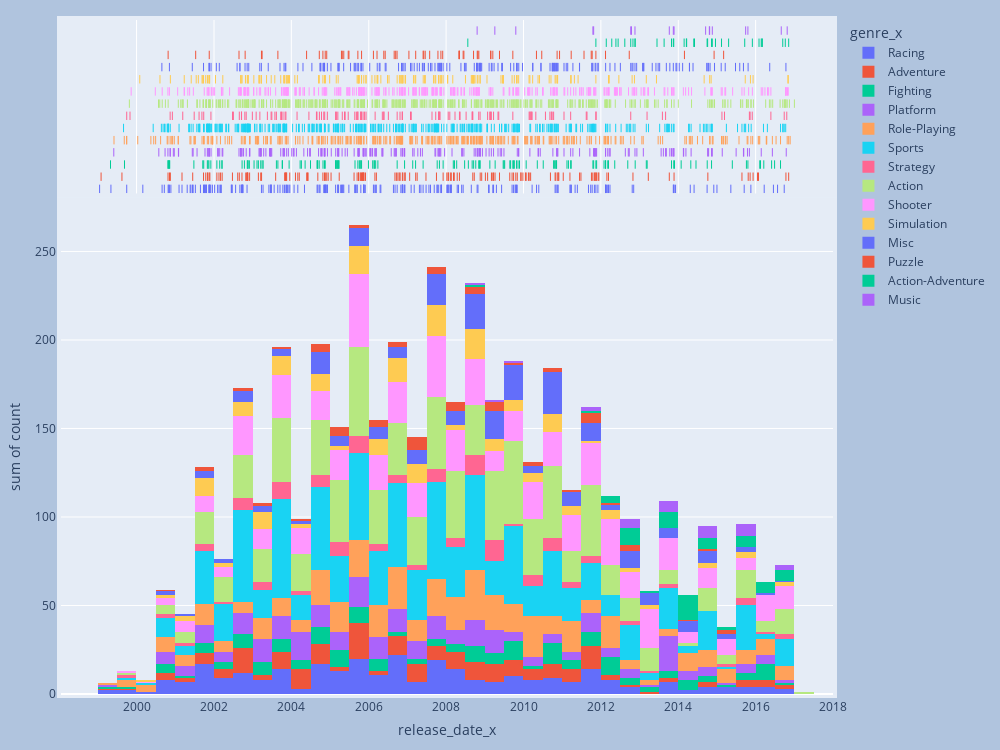

The code cell stored with this chart in its notebook:
### Code cell
# x = np.random.randn(1000)
# hist_data = vg_df["release_date_x"]
# group_labels = ['distplot'] # name of the dataset

# fig = ff.create_distplot([rls_dt_ct["rls_dt_ct"]])
# fig.show()

# df = px.data.tips()
# fig = px.histogram(df, x="total_bill", y="tip", color="sex", marginal="rug",
#                    hover_data=df.columns)
# fig.show()

fig = px.histogram(rls_dt_genre_ct, x="release_date_x", y='count', color="genre_x", marginal="rug")
fig.update_layout(
    autosize=False,
    width=1000,
    height=750,
    margin=dict(
        l=35,
        r=10,
        b=30,
        t=20,
        pad=4
    ),
    paper_bgcolor="LightSteelBlue",
)
fig.show()

### Figure 1 — Plotly figure (JSON) as saved in the notebook; plotly's stock layout.template omitted (floating-point values rounded to 4 significant figures; data arrays with more than 128 entries replaced by an {"elided": "..."} marker saying what was removed)
{"data": [{"alignmentgroup": "True", "bingroup": "x", "histfunc": "sum", "hovertemplate": "genre_x=Racing<br>release_date_x=%{x}<br>sum of count=%{y}<extra></extra>", "legendgroup": "Racing", "marker": {"color": "#636efa"}, "name": "Racing", "offsetgroup": "Racing", "orientation": "v", "showlegend": true, "type": "histogram", "x": {"elided": "201 str values"}, "xaxis": "x", "y": {"elided": "201 int values"}, "yaxis": "y"}, {"alignmentgroup": "True", "boxpoints": "all", "fillcolor": "rgba(255,255,255,0)", "hoveron": "points", "hovertemplate": "genre_x=Racing<br>release_date_x=%{x}<extra></extra>", "jitter": 0, "legendgroup": "Racing", "line": {"color": "rgba(255,255,255,0)"}, "marker": {"color": "#636efa", "symbol": "line-ns-open"}, "name": "Racing", "offsetgroup": "Racing", "showlegend": false, "type": "box", "x": {"elided": "201 str values"}, "xaxis": "x2", "yaxis": "y2"}, {"alignmentgroup": "True", "bingroup": "x", "histfunc": "sum", "hovertemplate": "genre_x=Adventure<br>release_date_x=%{x}<br>sum of count=%{y}<extra></extra>", "legendgroup": "Adventure", "marker": {"color": "#EF553B"}, "name": "Adventure", "offsetgroup": "Adventure", "orientation": "v", "showlegend": true, "type": "histogram", "x": {"elided": "147 str values"}, "xaxis": "x", "y": {"elided": "147 int values"}, "yaxis": "y"}, {"alignmentgroup": "True", "boxpoints": "all", "fillcolor": "rgba(255,255,255,0)", "hoveron": "points", "hovertemplate": "genre_x=Adventure<br>release_date_x=%{x}<extra></extra>", "jitter": 0, "legendgroup": "Adventure", "line": {"color": "rgba(255,255,255,0)"}, "marker": {"color": "#EF553B", "symbol": "line-ns-open"}, "name": "Adventure", "offsetgroup": "Adventure", "showlegend": false, "type": "box", "x": {"elided": "147 str values"}, "xaxis": "x2", "yaxis": "y2"}, {"alignmentgroup": "True", "bingroup": "x", "histfunc": "sum", "hovertemplate": "genre_x=Fighting<br>release_date_x=%{x}<br>sum of count=%{y}<extra></extra>", "legendgroup": "Fighting", "marker": {"color": "#00cc96"}, "name": "Fighting", "offsetgroup": "Fighting", "orientation": "v", "showlegend": true, "type": "histogram", "x": {"elided": "141 str values"}, "xaxis": "x", "y": {"elided": "141 int values"}, "yaxis": "y"}, {"alignmentgroup": "True", "boxpoints": "all", "fillcolor": "rgba(255,255,255,0)", "hoveron": "points", "hovertemplate": "genre_x=Fighting<br>release_date_x=%{x}<extra></extra>", "jitter": 0, "legendgroup": "Fighting", "line": {"color": "rgba(255,255,255,0)"}, "marker": {"color": "#00cc96", "symbol": "line-ns-open"}, "name": "Fighting", "offsetgroup": "Fighting", "showlegend": false, "type": "box", "x": {"elided": "141 str values"}, "xaxis": "x2", "yaxis": "y2"}, {"alignmentgroup": "True", "bingroup": "x", "histfunc": "sum", "hovertemplate": "genre_x=Platform<br>release_date_x=%{x}<br>sum of count=%{y}<extra></extra>", "legendgroup": "Platform", "marker": {"color": "#ab63fa"}, "name": "Platform", "offsetgroup": "Platform", "orientation": "v", "showlegend": true, "type": "histogram", "x": {"elided": "203 str values"}, "xaxis": "x", "y": {"elided": "203 int values"}, "yaxis": "y"}, {"alignmentgroup": "True", "boxpoints": "all", "fillcolor": "rgba(255,255,255,0)", "hoveron": "points", "hovertemplate": "genre_x=Platform<br>release_date_x=%{x}<extra></extra>", "jitter": 0, "legendgroup": "Platform", "line": {"color": "rgba(255,255,255,0)"}, "marker": {"color": "#ab63fa", "symbol": "line-ns-open"}, "name": "Platform", "offsetgroup": "Platform", "showlegend": false, "type": "box", "x": {"elided": "203 str values"}, "xaxis": "x2", "yaxis": "y2"}, {"alignmentgroup": "True", "bingroup": "x", "histfunc": "sum", "hovertemplate": "genre_x=Role-Playing<br>release_date_x=%{x}<br>sum of count=%{y}<extra></extra>", "legendgroup": "Role-Playing", "marker": {"color": "#FFA15A"}, "name": "Role-Playing", "offsetgroup": "Role-Playing", "orientation": "v", "showlegend": true, "type": "histogram", "x": {"elided": "327 str values"}, "xaxis": "x", "y": {"elided": "327 int values"}, "yaxis": "y"}, {"alignmentgroup": "True", "boxpoints": "all", "fillcolor": "rgba(255,255,255,0)", "hoveron": "points", "hovertemplate": "genre_x=Role-Playing<br>release_date_x=%{x}<extra></extra>", "jitter": 0, "legendgroup": "Role-Playing", "line": {"color": "rgba(255,255,255,0)"}, "marker": {"color": "#FFA15A", "symbol": "line-ns-open"}, "name": "Role-Playing", "offsetgroup": "Role-Playing", "showlegend": false, "type": "box", "x": {"elided": "327 str values"}, "xaxis": "x2", "yaxis": "y2"}, {"alignmentgroup": "True", "bingroup": "x", "histfunc": "sum", "hovertemplate": "genre_x=Sports<br>release_date_x=%{x}<br>sum of count=%{y}<extra></extra>", "legendgroup": "Sports", "marker": {"color": "#19d3f3"}, "name": "Sports", "offsetgroup": "Sports", "orientation": "v", "showlegend": true, "type": "histogram", "x": {"elided": "401 str values"}, "xaxis": "x", "y": {"elided": "401 int values"}, "yaxis": "y"}, {"alignmentgroup": "True", "boxpoints": "all", "fillcolor": "rgba(255,255,255,0)", "hoveron": "points", "hovertemplate": "genre_x=Sports<br>release_date_x=%{x}<extra></extra>", "jitter": 0, "legendgroup": "Sports", "line": {"color": "rgba(255,255,255,0)"}, "marker": {"color": "#19d3f3", "symbol": "line-ns-open"}, "name": "Sports", "offsetgroup": "Sports", "showlegend": false, "type": "box", "x": {"elided": "401 str values"}, "xaxis": "x2", "yaxis": "y2"}, {"alignmentgroup": "True", "bingroup": "x", "histfunc": "sum", "hovertemplate": "genre_x=Strategy<br>release_date_x=%{x}<br>sum of count=%{y}<extra></extra>", "legendgroup": "Strategy", "marker": {"color": "#FF6692"}, "name": "Strategy", "offsetgroup": "Strategy", "orientation": "v", "showlegend": true, "type": "histogram", "x": ["1999-09-30", "1999-10-31", "2000-11-13", "2000-12-04", "2001-03-12", "2001-06-28", "2001-08-13", "2001-09-09", "2001-09-26", "2001-12-03", "2002-06-25", "2002-07-03", "2002-08-28", "2002-09-17", "2002-09-18", "2002-10-19", "2002-11-01", "2002-12-29", "2003-02-03", "2003-03-10", "2003-05-20", "2003-06-24", "2003-07-01", "2003-07-30", "2003-08-13", "2003-09-23", "2003-09-30", "2003-10-14", "2003-11-03", "2003-11-11", "2004-02-24", "2004-06-15", "2004-08-25", "2004-08-30", "2004-09-22", "2004-10-12", "2004-11-02", "2004-11-11", "2004-12-06", "2005-02-22", "2005-03-01", "2005-03-15", "2005-04-26", "2005-05-17", "2005-05-23", "2005-06-21", "2005-08-22", "2005-09-06", "2005-09-19", "2005-09-20", "2005-10-17", "2005-10-18", "2005-10-25", "2005-11-08", "2005-11-21", "2005-12-06", "2006-03-02", "2006-05-09", "2006-05-23", "2006-05-24", "2006-07-05", "2006-09-26", "2006-10-23", "2006-11-13", "2006-11-14", "2007-01-30", "2007-02-06", "2007-08-21", "2007-09-25", "2007-10-23", "2007-10-24", "2007-10-29", "2007-11-05", "2008-01-21", "2008-02-05", "2008-03-25", "2008-05-06", "2008-05-12", "2008-07-08", "2008-09-02", "2008-09-07", "2008-09-09", "2008-11-04", "2008-11-17", "2009-01-27", "2009-02-16", "2009-02-24", "2009-03-03", "2009-03-24", "2009-05-05", "2009-05-12", "2009-09-22", "2010-02-23", "2010-03-02", "2010-03-10", "2010-03-16", "2010-03-23", "2010-04-27", "2010-07-27", "2010-09-07", "2010-09-21", "2010-09-28", "2010-10-12", "2011-01-18", "2011-03-22", "2011-08-16", "2011-08-23", "2011-11-15", "2011-11-17", "2012-10-09", "2013-03-12", "2013-08-04", "2013-09-03", "2015-02-17", "2015-03-13", "2015-11-03", "2015-11-10", "2015-11-30", "2016-05-24", "2016-09-27", "2016-10-21"], "xaxis": "x", "y": [1, 1, 1, 1, 1, 1, 1, 1, 1, 1, 1, 1, 1, 1, 1, 1, 1, 1, 1, 1, 1, 1, 1, 2, 1, 1, 2, 1, 1, 1, 1, 1, 1, 1, 1, 1, 1, 1, 1, 1, 1, 2, 1, 1, 1, 1, 1, 1, 1, 1, 1, 1, 1, 1, 1, 1, 1, 1, 1, 1, 1, 1, 1, 1, 1, 2, 1, 1, 1, 2, 1, 1, 1, 1, 1, 1, 1, 1, 3, 1, 1, 1, 4, 1, 1, 1, 1, 2, 4, 1, 2, 1, 1, 1, 1, 1, 1, 1, 1, 3, 1, 1, 1, 1, 2, 1, 1, 1, 1, 2, 1, 1, 1, 1, 1, 1, 2, 1, 1, 2, 1], "yaxis": "y"}, {"alignmentgroup": "True", "boxpoints": "all", "fillcolor": "rgba(255,255,255,0)", "hoveron": "points", "hovertemplate": "genre_x=Strategy<br>release_date_x=%{x}<extra></extra>", "jitter": 0, "legendgroup": "Strategy", "line": {"color": "rgba(255,255,255,0)"}, "marker": {"color": "#FF6692", "symbol": "line-ns-open"}, "name": "Strategy", "offsetgroup": "Strategy", "showlegend": false, "type": "box", "x": ["1999-09-30", "1999-10-31", "2000-11-13", "2000-12-04", "2001-03-12", "2001-06-28", "2001-08-13", "2001-09-09", "2001-09-26", "2001-12-03", "2002-06-25", "2002-07-03", "2002-08-28", "2002-09-17", "2002-09-18", "2002-10-19", "2002-11-01", "2002-12-29", "2003-02-03", "2003-03-10", "2003-05-20", "2003-06-24", "2003-07-01", "2003-07-30", "2003-08-13", "2003-09-23", "2003-09-30", "2003-10-14", "2003-11-03", "2003-11-11", "2004-02-24", "2004-06-15", "2004-08-25", "2004-08-30", "2004-09-22", "2004-10-12", "2004-11-02", "2004-11-11", "2004-12-06", "2005-02-22", "2005-03-01", "2005-03-15", "2005-04-26", "2005-05-17", "2005-05-23", "2005-06-21", "2005-08-22", "2005-09-06", "2005-09-19", "2005-09-20", "2005-10-17", "2005-10-18", "2005-10-25", "2005-11-08", "2005-11-21", "2005-12-06", "2006-03-02", "2006-05-09", "2006-05-23", "2006-05-24", "2006-07-05", "2006-09-26", "2006-10-23", "2006-11-13", "2006-11-14", "2007-01-30", "2007-02-06", "2007-08-21", "2007-09-25", "2007-10-23", "2007-10-24", "2007-10-29", "2007-11-05", "2008-01-21", "2008-02-05", "2008-03-25", "2008-05-06", "2008-05-12", "2008-07-08", "2008-09-02", "2008-09-07", "2008-09-09", "2008-11-04", "2008-11-17", "2009-01-27", "2009-02-16", "2009-02-24", "2009-03-03", "2009-03-24", "2009-05-05", "2009-05-12", "2009-09-22", "2010-02-23", "2010-03-02", "2010-03-10", "2010-03-16", "2010-03-23", "2010-04-27", "2010-07-27", "2010-09-07", "2010-09-21", "2010-09-28", "2010-10-12", "2011-01-18", "2011-03-22", "2011-08-16", "2011-08-23", "2011-11-15", "2011-11-17", "2012-10-09", "2013-03-12", "2013-08-04", "2013-09-03", "2015-02-17", "2015-03-13", "2015-11-03", "2015-11-10", "2015-11-30", "2016-05-24", "2016-09-27", "2016-10-21"], "xaxis": "x2", "yaxis": "y2"}, {"alignmentgroup": "True", "bingroup": "x", "histfunc": "sum", "hovertemplate": "genre_x=Action<br>release_date_x=%{x}<br>sum of count=%{y}<extra></extra>", "legendgroup": "Action", "marker": {"color": "#B6E880"}, "name": "Action", "offsetgroup": "Action", "orientation": "v", "showlegend": true, "type": "histogram", "x": {"elided": "419 str values"}, "xaxis": "x", "y": {"elided": "419 int values"}, "yaxis": "y"}, {"alignmentgroup": "True", "boxpoints": "all", "fillcolor": "rgba(255,255,255,0)", "hoveron": "points", "hovertemplate": "genre_x=Action<br>release_date_x=%{x}<extra></extra>", "jitter": 0, "legendgroup": "Action", "line": {"color": "rgba(255,255,255,0)"}, "marker": {"color": "#B6E880", "symbol": "line-ns-open"}, "name": "Action", "offsetgroup": "Action", "showlegend": false, "type": "box", "x": {"elided": "419 str values"}, "xaxis": "x2", "yaxis": "y2"}, {"alignmentgroup": "True", "bingroup": "x", "histfunc": "sum", "hovertemplate": "genre_x=Shooter<br>release_date_x=%{x}<br>sum of count=%{y}<extra></extra>", "legendgroup": "Shooter", "marker": {"color": "#FF97FF"}, "name": "Shooter", "offsetgroup": "Shooter", "orientation": "v", "showlegend": true, "type": "histogram", "x": {"elided": "326 str values"}, "xaxis": "x", "y": {"elided": "326 int values"}, "yaxis": "y"}, {"alignmentgroup": "True", "boxpoints": "all", "fillcolor": "rgba(255,255,255,0)", "hoveron": "points", "hovertemplate": "genre_x=Shooter<br>release_date_x=%{x}<extra></extra>", "jitter": 0, "legendgroup": "Shooter", "line": {"color": "rgba(255,255,255,0)"}, "marker": {"color": "#FF97FF", "symbol": "line-ns-open"}, "name": "Shooter", "offsetgroup": "Shooter", "showlegend": false, "type": "box", "x": {"elided": "326 str values"}, "xaxis": "x2", "yaxis": "y2"}, {"alignmentgroup": "True", "bingroup": "x", "histfunc": "sum", "hovertemplate": "genre_x=Simulation<br>release_date_x=%{x}<br>sum of count=%{y}<extra></extra>", "legendgroup": "Simulation", "marker": {"color": "#FECB52"}, "name": "Simulation", "offsetgroup": "Simulation", "orientation": "v", "showlegend": true, "type": "histogram", "x": {"elided": "150 str values"}, "xaxis": "x", "y": {"elided": "150 int values"}, "yaxis": "y"}, {"alignmentgroup": "True", "boxpoints": "all", "fillcolor": "rgba(255,255,255,0)", "hoveron": "points", "hovertemplate": "genre_x=Simulation<br>release_date_x=%{x}<extra></extra>", "jitter": 0, "legendgroup": "Simulation", "line": {"color": "rgba(255,255,255,0)"}, "marker": {"color": "#FECB52", "symbol": "line-ns-open"}, "name": "Simulation", "offsetgroup": "Simulation", "showlegend": false, "type": "box", "x": {"elided": "150 str values"}, "xaxis": "x2", "yaxis": "y2"}, {"alignmentgroup": "True", "bingroup": "x", "histfunc": "sum", "hovertemplate": "genre_x=Misc<br>release_date_x=%{x}<br>sum of count=%{y}<extra></extra>", "legendgroup": "Misc", "marker": {"color": "#636efa"}, "name": "Misc", "offsetgroup": "Misc", "orientation": "v", "showlegend": true, "type": "histogram", "x": {"elided": "178 str values"}, "xaxis": "x", "y": {"elided": "178 int values"}, "yaxis": "y"}, {"alignmentgroup": "True", "boxpoints": "all", "fillcolor": "rgba(255,255,255,0)", "hoveron": "points", "hovertemplate": "genre_x=Misc<br>release_date_x=%{x}<extra></extra>", "jitter": 0, "legendgroup": "Misc", "line": {"color": "rgba(255,255,255,0)"}, "marker": {"color": "#636efa", "symbol": "line-ns-open"}, "name": "Misc", "offsetgroup": "Misc", "showlegend": false, "type": "box", "x": {"elided": "178 str values"}, "xaxis": "x2", "yaxis": "y2"}, {"alignmentgroup": "True", "bingroup": "x", "histfunc": "sum", "hovertemplate": "genre_x=Puzzle<br>release_date_x=%{x}<br>sum of count=%{y}<extra></extra>", "legendgroup": "Puzzle", "marker": {"color": "#EF553B"}, "name": "Puzzle", "offsetgroup": "Puzzle", "orientation": "v", "showlegend": true, "type": "histogram", "x": ["2000-10-25", "2001-07-12", "2001-11-17", "2002-08-25", "2002-10-22", "2003-03-25", "2003-03-31", "2003-08-27", "2004-05-24", "2004-09-21", "2004-10-25", "2004-11-16", "2004-11-30", "2005-04-18", "2005-04-26", "2005-05-10", "2005-06-21", "2005-06-28", "2005-09-20", "2005-10-25", "2006-02-14", "2006-03-20", "2006-05-23", "2006-06-05", "2006-08-29", "2006-09-12", "2006-09-25", "2007-01-15", "2007-03-20", "2007-05-29", "2007-06-04", "2007-06-18", "2007-07-30", "2007-10-16", "2007-11-13", "2007-11-30", "2008-05-01", "2008-05-05", "2008-05-06", "2008-06-10", "2008-06-17", "2008-09-16", "2008-10-21", "2008-10-27", "2008-11-05", "2009-02-24", "2009-02-27", "2009-03-17", "2009-05-19", "2009-09-22", "2010-05-03", "2010-06-22", "2010-11-14", "2010-12-07", "2011-03-27", "2011-07-26", "2011-10-02", "2011-10-11", "2011-11-15", "2012-02-14", "2012-09-25", "2014-02-28", "2014-12-05", "2015-03-05"], "xaxis": "x", "y": [1, 1, 1, 1, 1, 1, 1, 1, 1, 1, 2, 1, 1, 1, 1, 1, 1, 1, 1, 1, 1, 1, 1, 1, 1, 1, 1, 1, 3, 1, 1, 1, 1, 1, 1, 1, 1, 1, 1, 1, 1, 1, 1, 1, 1, 1, 1, 2, 1, 1, 1, 1, 1, 1, 1, 2, 1, 1, 2, 1, 3, 1, 1, 2], "yaxis": "y"}, {"alignmentgroup": "True", "boxpoints": "all", "fillcolor": "rgba(255,255,255,0)", "hoveron": "points", "hovertemplate": "genre_x=Puzzle<br>release_date_x=%{x}<extra></extra>", "jitter": 0, "legendgroup": "Puzzle", "line": {"color": "rgba(255,255,255,0)"}, "marker": {"color": "#EF553B", "symbol": "line-ns-open"}, "name": "Puzzle", "offsetgroup": "Puzzle", "showlegend": false, "type": "box", "x": ["2000-10-25", "2001-07-12", "2001-11-17", "2002-08-25", "2002-10-22", "2003-03-25", "2003-03-31", "2003-08-27", "2004-05-24", "2004-09-21", "2004-10-25", "2004-11-16", "2004-11-30", "2005-04-18", "2005-04-26", "2005-05-10", "2005-06-21", "2005-06-28", "2005-09-20", "2005-10-25", "2006-02-14", "2006-03-20", "2006-05-23", "2006-06-05", "2006-08-29", "2006-09-12", "2006-09-25", "2007-01-15", "2007-03-20", "2007-05-29", "2007-06-04", "2007-06-18", "2007-07-30", "2007-10-16", "2007-11-13", "2007-11-30", "2008-05-01", "2008-05-05", "2008-05-06", "2008-06-10", "2008-06-17", "2008-09-16", "2008-10-21", "2008-10-27", "2008-11-05", "2009-02-24", "2009-02-27", "2009-03-17", "2009-05-19", "2009-09-22", "2010-05-03", "2010-06-22", "2010-11-14", "2010-12-07", "2011-03-27", "2011-07-26", "2011-10-02", "2011-10-11", "2011-11-15", "2012-02-14", "2012-09-25", "2014-02-28", "2014-12-05", "2015-03-05"], "xaxis": "x2", "yaxis": "y2"}, {"alignmentgroup": "True", "bingroup": "x", "histfunc": "sum", "hovertemplate": "genre_x=Action-Adventure<br>release_date_x=%{x}<br>sum of count=%{y}<extra></extra>", "legendgroup": "Action-Adventure", "marker": {"color": "#00cc96"}, "name": "Action-Adventure", "offsetgroup": "Action-Adventure", "orientation": "v", "showlegend": true, "type": "histogram", "x": ["2008-07-24", "2011-11-15", "2012-02-21", "2012-04-13", "2012-05-22", "2012-06-12", "2012-08-14", "2012-10-09", "2012-10-30", "2012-11-18", "2012-11-20", "2013-06-14", "2013-08-20", "2013-10-29", "2013-11-15", "2013-11-19", "2014-02-25", "2014-03-18", "2014-03-21", "2014-05-27", "2014-06-03", "2014-09-30", "2014-10-05", "2014-11-11", "2014-11-18", "2014-12-18", "2015-02-13", "2015-04-21", "2015-09-20", "2015-12-01", "2016-02-02", "2016-02-23", "2016-03-01", "2016-03-04", "2016-09-13", "2016-10-07", "2016-11-08"], "xaxis": "x", "y": [1, 1, 1, 1, 1, 1, 3, 1, 2, 1, 3, 1, 4, 3, 1, 1, 3, 4, 1, 3, 3, 2, 1, 1, 1, 1, 1, 1, 3, 3, 2, 2, 1, 1, 1, 4, 1], "yaxis": "y"}, {"alignmentgroup": "True", "boxpoints": "all", "fillcolor": "rgba(255,255,255,0)", "hoveron": "points", "hovertemplate": "genre_x=Action-Adventure<br>release_date_x=%{x}<extra></extra>", "jitter": 0, "legendgroup": "Action-Adventure", "line": {"color": "rgba(255,255,255,0)"}, "marker": {"color": "#00cc96", "symbol": "line-ns-open"}, "name": "Action-Adventure", "offsetgroup": "Action-Adventure", "showlegend": false, "type": "box", "x": ["2008-07-24", "2011-11-15", "2012-02-21", "2012-04-13", "2012-05-22", "2012-06-12", "2012-08-14", "2012-10-09", "2012-10-30", "2012-11-18", "2012-11-20", "2013-06-14", "2013-08-20", "2013-10-29", "2013-11-15", "2013-11-19", "2014-02-25", "2014-03-18", "2014-03-21", "2014-05-27", "2014-06-03", "2014-09-30", "2014-10-05", "2014-11-11", "2014-11-18", "2014-12-18", "2015-02-13", "2015-04-21", "2015-09-20", "2015-12-01", "2016-02-02", "2016-02-23", "2016-03-01", "2016-03-04", "2016-09-13", "2016-10-07", "2016-11-08"], "xaxis": "x2", "yaxis": "y2"}, {"alignmentgroup": "True", "bingroup": "x", "histfunc": "sum", "hovertemplate": "genre_x=Music<br>release_date_x=%{x}<br>sum of count=%{y}<extra></extra>", "legendgroup": "Music", "marker": {"color": "#ab63fa"}, "name": "Music", "offsetgroup": "Music", "orientation": "v", "showlegend": true, "type": "histogram", "x": ["2008-10-20", "2009-04-05", "2009-10-20", "2011-10-18", "2011-10-25", "2012-10-09", "2012-10-16", "2012-11-18", "2013-10-08", "2013-11-15", "2013-11-22", "2014-09-16", "2014-10-21", "2014-10-24", "2014-11-18", "2015-09-29", "2015-10-20", "2016-08-30", "2016-10-25"], "xaxis": "x", "y": [1, 1, 1, 1, 1, 3, 1, 1, 4, 1, 1, 1, 3, 1, 2, 1, 6, 2, 1], "yaxis": "y"}, {"alignmentgroup": "True", "boxpoints": "all", "fillcolor": "rgba(255,255,255,0)", "hoveron": "points", "hovertemplate": "genre_x=Music<br>release_date_x=%{x}<extra></extra>", "jitter": 0, "legendgroup": "Music", "line": {"color": "rgba(255,255,255,0)"}, "marker": {"color": "#ab63fa", "symbol": "line-ns-open"}, "name": "Music", "offsetgroup": "Music", "showlegend": false, "type": "box", "x": ["2008-10-20", "2009-04-05", "2009-10-20", "2011-10-18", "2011-10-25", "2012-10-09", "2012-10-16", "2012-11-18", "2013-10-08", "2013-11-15", "2013-11-22", "2014-09-16", "2014-10-21", "2014-10-24", "2014-11-18", "2015-09-29", "2015-10-20", "2016-08-30", "2016-10-25"], "xaxis": "x2", "yaxis": "y2"}], "layout": {"autosize": false, "barmode": "relative", "height": 750, "legend": {"title": {"text": "genre_x"}, "tracegroupgap": 0}, "margin": {"b": 30, "l": 35, "pad": 4, "r": 10, "t": 20}, "paper_bgcolor": "LightSteelBlue", "width": 1000, "xaxis": {"anchor": "y", "autorange": true, "domain": [0, 1], "range": ["1998-01-17 14:40", "2017-12-31 09:20"], "title": {"text": "release_date_x"}, "type": "date"}, "xaxis2": {"anchor": "y2", "autorange": true, "domain": [0, 1], "matches": "x", "range": ["1998-01-17 14:40", "2017-12-31 09:20"], "showgrid": true, "showticklabels": false, "type": "date"}, "yaxis": {"anchor": "x", "autorange": true, "domain": [0, 0.7326], "range": [0, 278.9], "title": {"text": "sum of count"}, "type": "linear"}, "yaxis2": {"anchor": "x2", "autorange": true, "domain": [0.7426, 1], "matches": "y2", "range": [-0.746, 13.5], "showgrid": false, "showline": false, "showticklabels": false, "ticks": "", "type": "category"}}}
